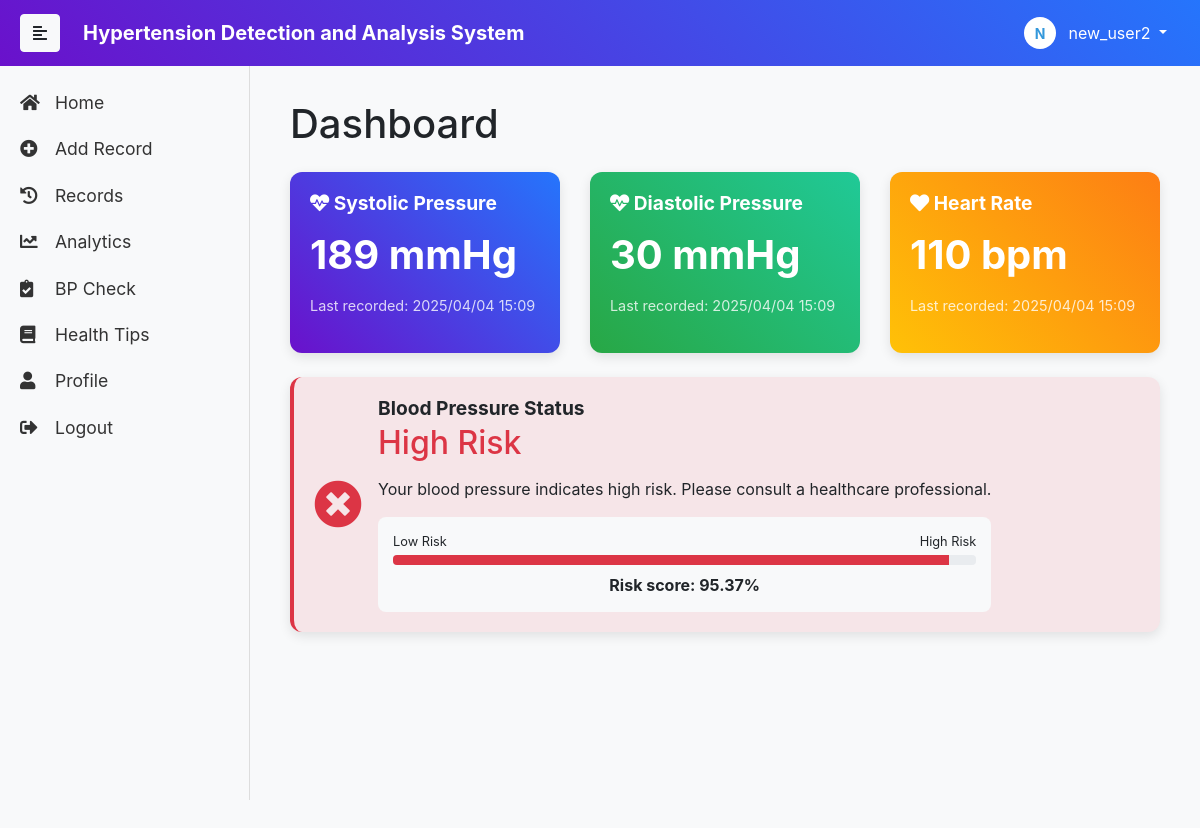
Page / (signed in) on the earlier database version.
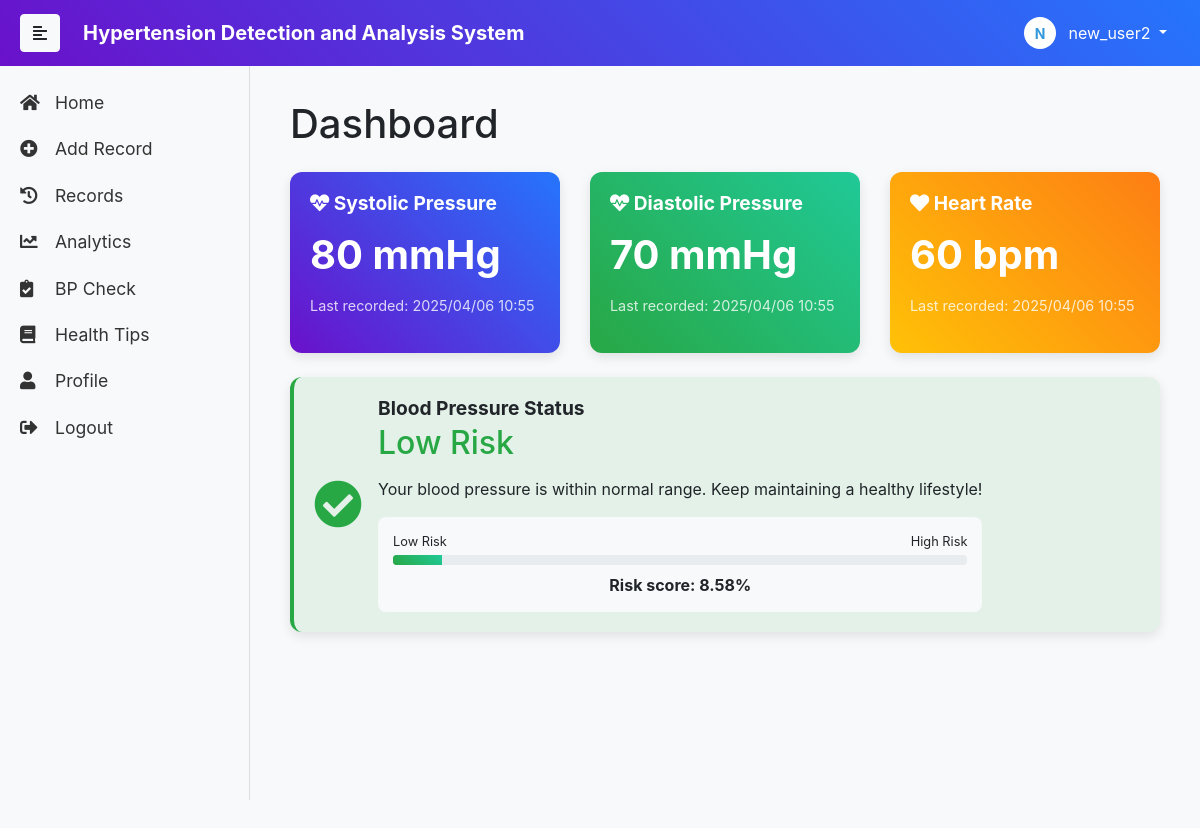
Same page on the later database version.
### app.py (models this page shows, shortened)
class BloodPressureRecord(db.Model):
    __tablename__ = 'blood_pressure_records'
    id = db.Column(db.Integer, primary_key=True)
    user_id = db.Column(db.Integer, db.ForeignKey('users.id'), nullable=False)
    systolic = db.Column(db.Integer, nullable=False)  # 收缩压
    diastolic = db.Column(db.Integer, nullable=False)  # 舒张压
    pulse = db.Column(db.Integer)  # 脉搏
    recorded_at = db.Column(db.DateTime, default=datetime.utcnow)
    notes = db.Column(db.String(500))  # 备注
    predicted_risk = db.Column(db.Float)  # 预测风险值(0-1)
    predicted_status = db.Column(db.String(20))  # 预测状态
    user = db.relationship('User', backref=db.backref('blood_pressure_records', lazy=True))
    @property
    def status(self):
        if not self.predicted_status:
            return self._default_status()
        return self.predicted_status

### app.py (the view)
@app.route('/')
@login_required
def index():
    latest_record = BloodPressureRecord.query.filter_by(user_id=current_user.id)\
                        .order_by(desc(BloodPressureRecord.recorded_at)).first()
    return render_template('index.html', latest_record=latest_record)

### app.py (called while the page is built)
@login_manager.user_loader
def load_user(user_id):
    return User.query.get(int(user_id))

    @property
    def is_authenticated(self):
        return True

### templates/index.html (shortened to what the changed rows need)
{% extends "base.html" %}
{% block content %}
<link rel="stylesheet" href="{{ url_for('static', filename='css/index.css') }}">
<div class="container-fluid">
    <h1 class="mb-4">Dashboard</h1>
    {% if latest_record %}
    <div class="row">
        <div class="col-md-4">
            <div class="card bg-primary text-white mb-4">
                <div class="card-body">
                    <h5 class="card-title"><i class="fas fa-heartbeat"></i> Systolic Pressure</h5>
                    <p class="card-value">{{ latest_record.systolic }} mmHg</p>
                    <p class="card-meta">Last recorded: {{ latest_record.recorded_at.strftime('%Y/%m/%d %H:%M') }}</p>
                </div>
            </div>
        </div>
        <div class="col-md-4">
            <div class="card bg-success text-white mb-4">
                <div class="card-body">
                    <h5 class="card-title"><i class="fas fa-heartbeat"></i> Diastolic Pressure</h5>
                    <p class="card-value">{{ latest_record.diastolic }} mmHg</p>
                    <p class="card-meta">Last recorded: {{ latest_record.recorded_at.strftime('%Y/%m/%d %H:%M') }}</p>
                </div>
            </div>
        </div>
        <div class="col-md-4">
            <div class="card bg-warning text-white mb-4">
                <div class="card-body">
                    <h5 class="card-title"><i class="fas fa-heart"></i> Heart Rate</h5>
                    <p class="card-value">{% if latest_record.pulse %}{{ latest_record.pulse }} bpm{% else %}--{% endif %}</p>
                    <p class="card-meta">Last recorded: {{ latest_record.recorded_at.strftime('%Y/%m/%d %H:%M') }}</p>
                </div>
            </div>
        </div>
    </div>
    <div class="row">
        <div class="col-md-12">
            <div class="card {% if latest_record.predicted_risk < 0.3 %}border-left-success bg-success-light
                         {% elif latest_record.predicted_risk < 0.6 %}border-left-warning bg-warning-light
                         {% else %}border-left-danger bg-danger-light{% endif %} mb-4">
                <div class="card-body">
                    <div class="d-flex align-items-center">
                        <div class="mr-3">
                            {% if latest_record.predicted_risk < 0.3 %}
                            <i class="fas fa-check-circle fa-3x text-success"></i>
                            {% elif latest_record.predicted_risk < 0.6 %}
                            <i class="fas fa-exclamation-triangle fa-3x text-warning"></i>
                            {% else %}
                            <i class="fas fa-times-circle fa-3x text-danger"></i>
                            {% endif %}
                        </div>
                        <div>
                            <h5 class="card-title font-weight-bold mb-1">Blood Pressure Status</h5>
                            <h2 class="mb-2 {% if latest_record.predicted_risk < 0.3 %}text-success
                                          {% elif latest_record.predicted_risk < 0.6 %}text-warning
                                          {% else %}text-danger{% endif %}">
                                {{ latest_record.status }}
                            </h2>
                            <p class="card-text mb-1">
                                {% if "Low" in latest_record.status %}
                                Your blood pressure is within normal range. Keep maintaining a healthy lifestyle!
                                {% elif "Medium" in latest_record.status %}
                                Your blood pressure shows some risk factors. Consider lifestyle changes.
                                {% else %}
                                Your blood pressure indicates high risk. Please consult a healthcare professional.
                                {% endif %}
                            </p>
                            <div class="risk-meter mt-3">
                                <div class="d-flex justify-content-between mb-1">
                                    <small>Low Risk</small>
                                    <small>High Risk</small>
                                </div>
                                <div class="progress" style="height: 10px;">
                                    <div class="progress-bar {% if latest_record.predicted_risk < 0.3 %}bg-success
                                                           {% elif latest_record.predicted_risk < 0.6 %}bg-warning
                                                           {% else %}bg-danger{% endif %}"
                                         role="progressbar"
                                         style="width: {{ latest_record.predicted_risk * 100 }}%"
                                         aria-valuenow="{{ latest_record.predicted_risk * 100 }}"
                                         aria-valuemin="0"
                                         aria-valuemax="100">
                                    </div>
                                </div>
                                <div class="text-center mt-2">
                                    <strong>Risk score: {{ "%.2f"|format(latest_record.predicted_risk*100) }}%</strong>
                                </div>
                            </div>
                        </div>
                    </div>
                </div>
            </div>
        </div>
    </div>
    {% endif %}
</div>
{% endblock %}

Differences in the rows shown:
no longer on this page (row unchanged): BloodPressureRecord: systolic "189", recorded_at "2025/04/04 15:09", diastolic "30", pulse "110", status "High Risk", latest_record.predicted_risk*100 "95.37"
added BloodPressureRecord: systolic "80", recorded_at "2025/04/06 10:55", diastolic "70", pulse "60", status "Low Risk", latest_record.predicted_risk*100 "8.58"
Other differences:
{{ latest_record.predicted_risk * 100 }}: 95.36719396456445 → 8.581689888238252 (drawn)
text no longer shown: "Your blood pressure indicates high risk. Please consult a healthcare professional."
text now shown: "Your blood pressure is within normal range. Keep maintaining a healthy lifestyle!"
